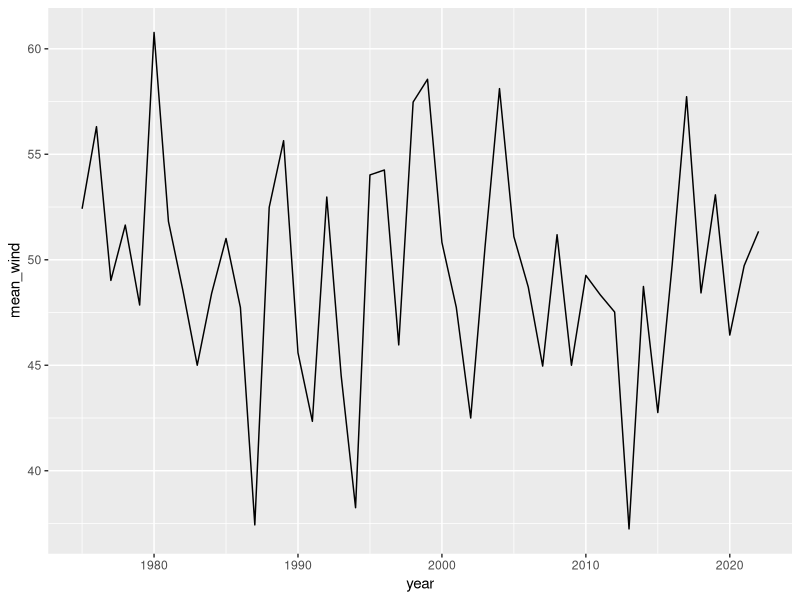
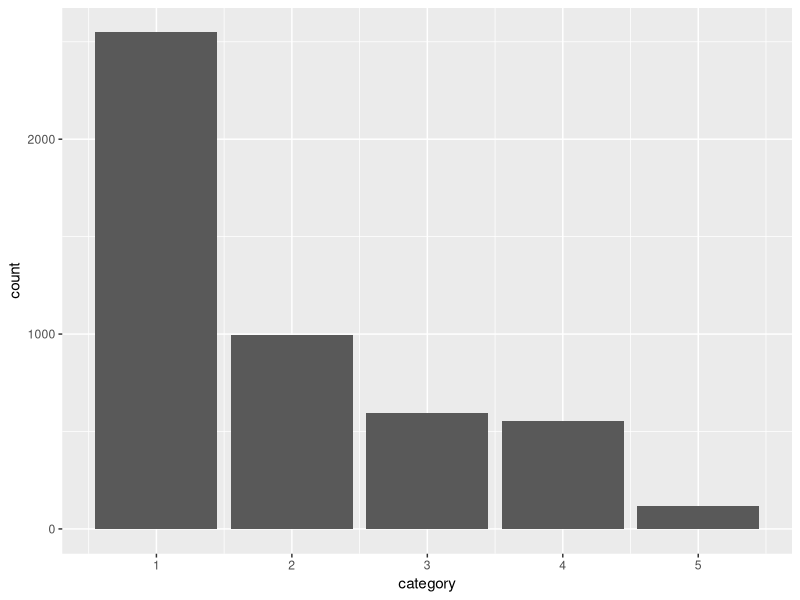

Reproduce these figures in R, in order.
## ---- chunk 1
library(tidyverse)

storms <- storms

mean_wind <- storms |>
  group_by(year) |>
  summarize(mean_wind = mean(wind, na.rm = TRUE))

mean_wind |>
  ggplot() +
  geom_line(mapping = aes(x = year, y = mean_wind))

storms |>
  ggplot() +
  geom_bar(mapping = aes(x = category))


## ---- chunk 2
1 + 1
## ---- chunk 3
#| echo: false
2 * 2
